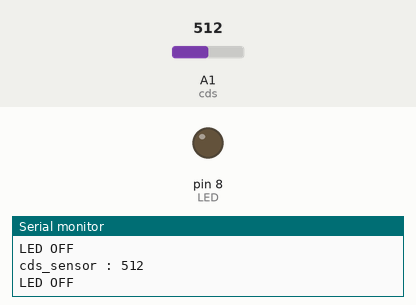
Recording of a sketch running on a simulated Arduino Uno, built with avr-gcc and run on an emulated ATmega328P. Shown: output pins drawn as LEDs (lit = HIGH), the last lines printed to the serial monitor. Inputs (shaded band) come from the test bench; at power-on: A1 (cds) = 512.

Above: at 1.2 s.
1.3 s: A1 (cds) set to 885
2.8 s: A1 (cds) set to 912
At 4.0 s:
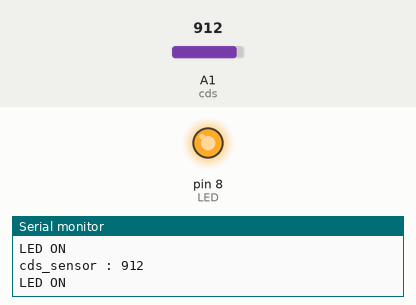
4.3 s: A1 (cds) set to 900
At 5.6 s:
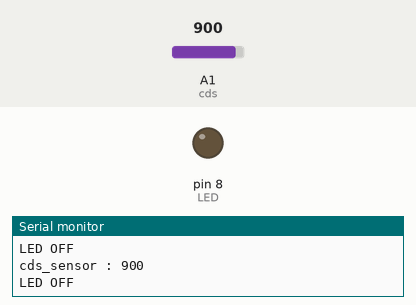
5.9 s: A1 (cds) set to 1023
At 6.9 s:
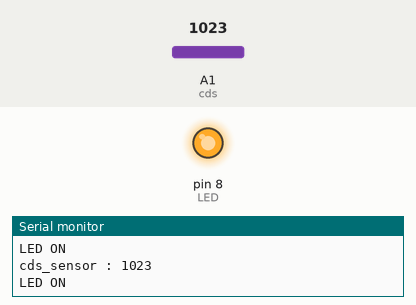
Timing chart, 0 to 8.5 s (numbered marks = the images above; inputs shaded):
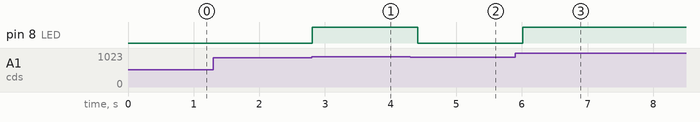

Measured:
- the behaviour switches between 900 and 901 on A1 (cds) (found by bisection; images 0 and 1)
- after the input at 2.8 s, pin 8 (LED): LOW → HIGH at once
- after the input at 4.3 s, pin 8 (LED): HIGH → LOW after 0.11 s
- after the input at 5.9 s, pin 8 (LED): LOW → HIGH after 0.11 s

The sketch:

_5_CDS_Sensor.ino
```cpp
int cds = A1; // 변수 cds를 A1이라 선언
int LED = 8; // 변수 LED를 8이라 선언

void setup() {
  Serial.begin(9600);
  pinMode(cds, INPUT); // 아날로그 핀 A1이 입력
  pinMode(LED, OUTPUT); // 디지털 핀 8이 출력
}

void loop() {
  int val = analogRead(cds); // 변수 val은 아날로그 핀 A1에서 읽어들이는 값
  Serial.print("cds_sensor : ");
  Serial.println(val); // 변수 val의 값을 Serial 출력

  if (val > 900) { // val값이 900이 넘는다면, 디지털 핀 9번에 연결된 LED가 점등
    digitalWrite(LED, HIGH);
    Serial.println("LED ON"); // 시리얼 모니터에 LED ON이 출력
  }
  else { // val값이 900이 안된다면, 디지털 핀 9번에 연결된 LED가 소등
    digitalWrite(LED, LOW);
    Serial.println("LED OFF"); // 시리얼 모니터에 LED OFF가 출력
  }
  delay(200);
}
```
